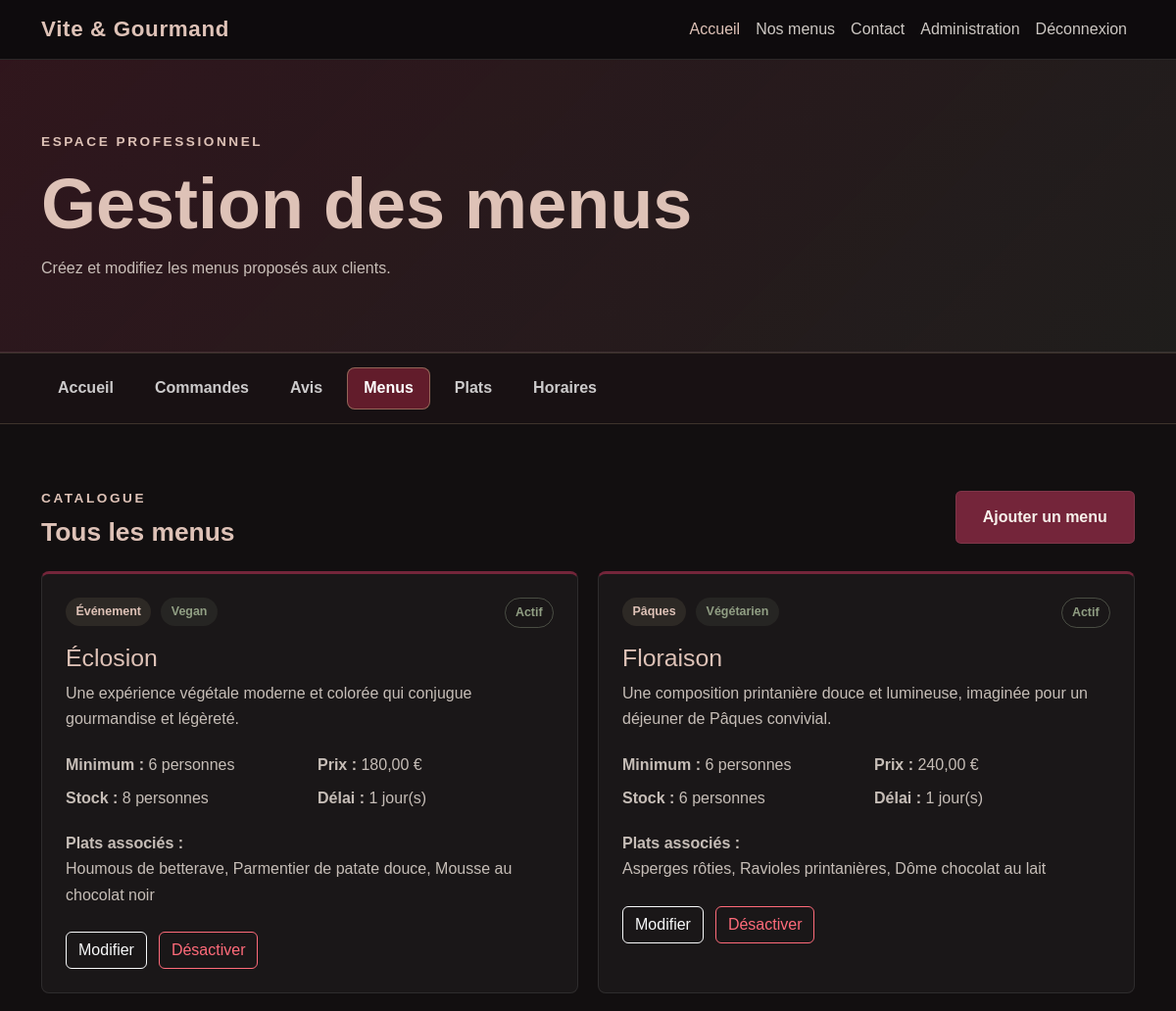
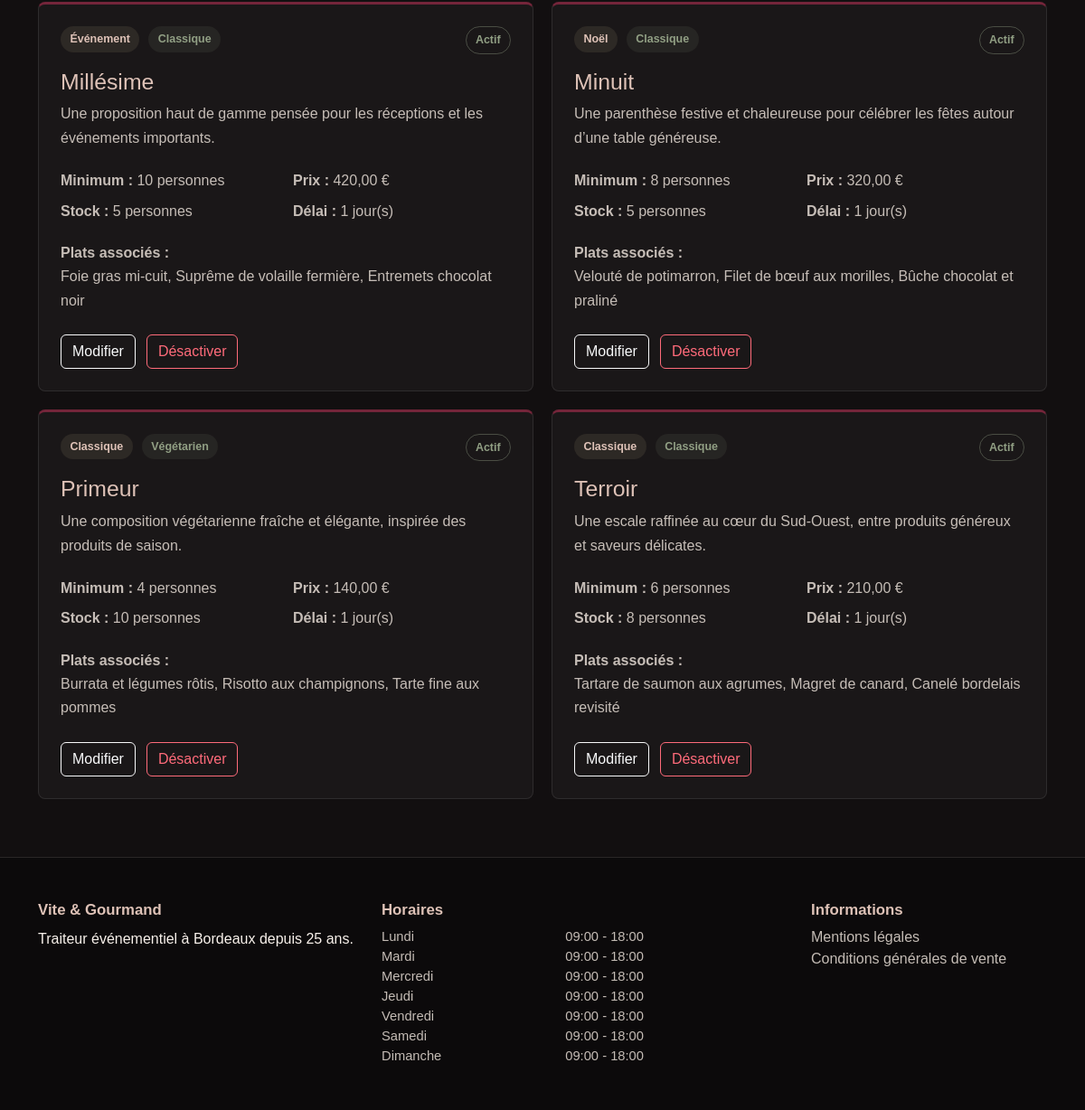
Page /employee/menus (signed in) on the earlier database version (2 pictures, top to bottom).
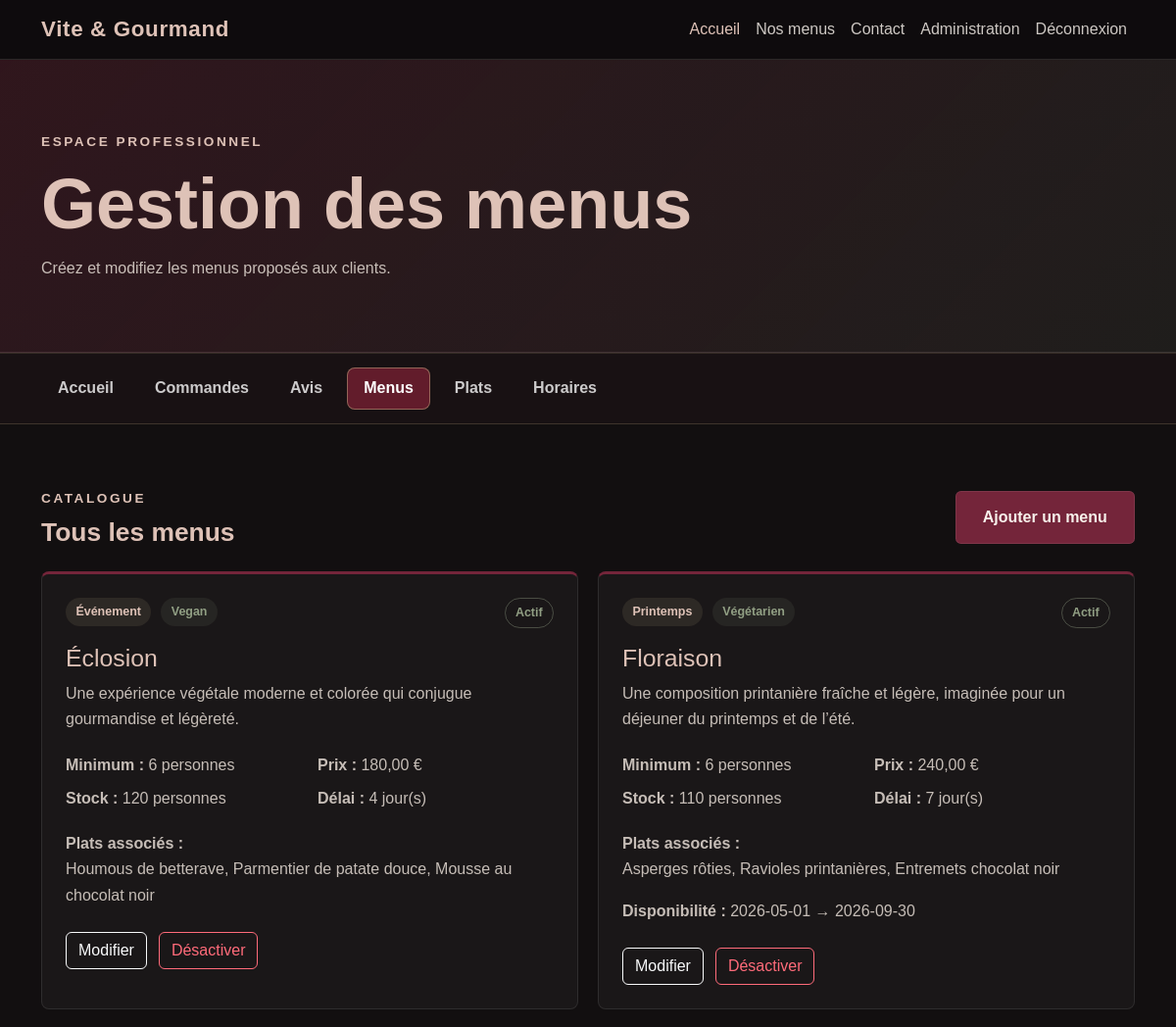
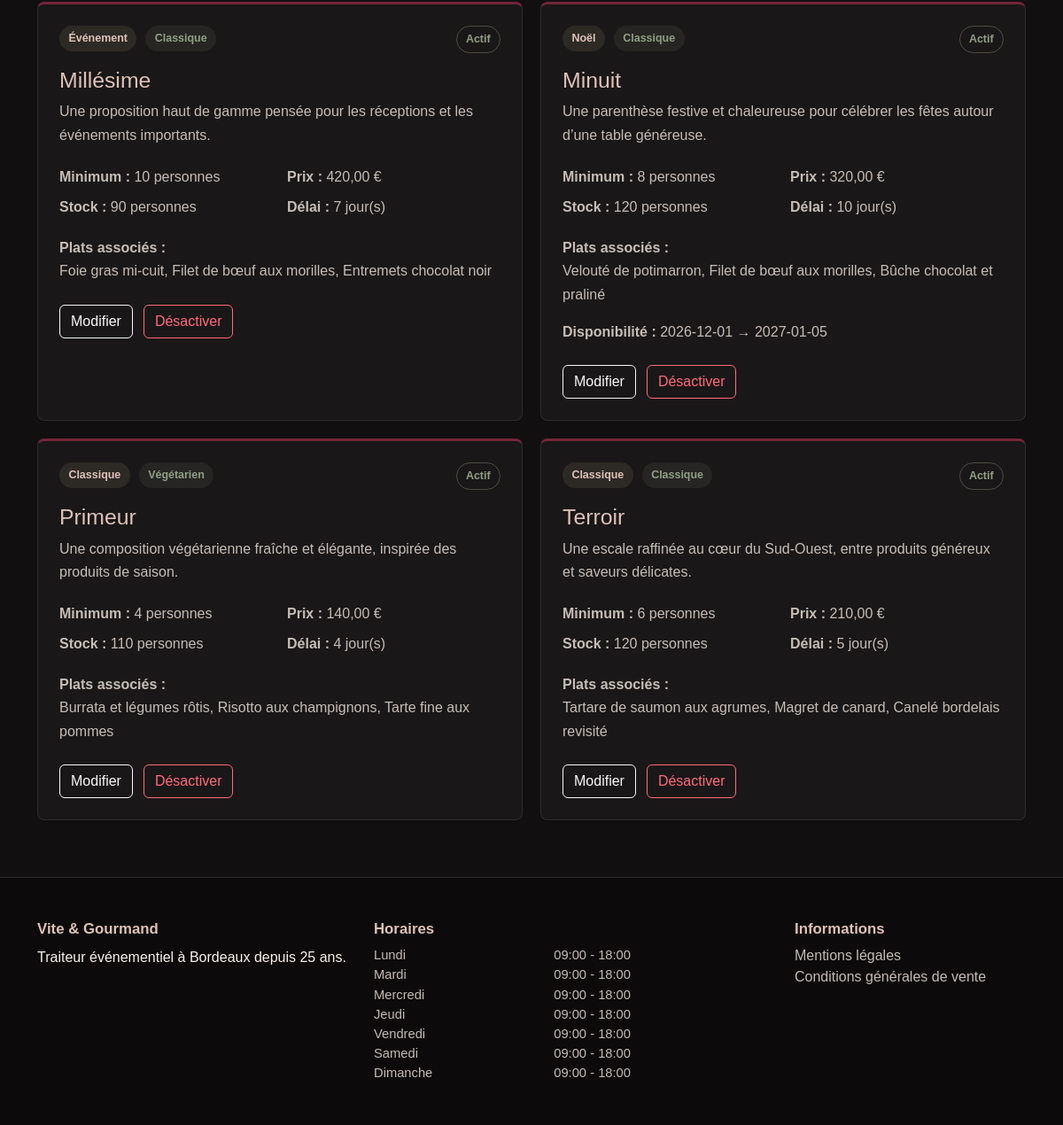
Same page on the later database version (2 pictures, top to bottom).
### tables this page shows
CREATE TABLE menus (
    id INT AUTO_INCREMENT PRIMARY KEY,
    theme_id INT NOT NULL,
    dietary_type_id INT NOT NULL,
    title VARCHAR(150) NOT NULL,
    description TEXT NOT NULL,
    conditions TEXT NOT NULL,
    minimum_order_days INT NOT NULL DEFAULT 1,
    available_from DATE NULL,
    available_until DATE NULL,
    minimum_people INT NOT NULL,
    base_price DECIMAL(10, 2) NOT NULL,
    stock_quantity INT NOT NULL DEFAULT 0,
    is_active BOOLEAN NOT NULL DEFAULT TRUE,
    created_at TIMESTAMP NOT NULL DEFAULT CURRENT_TIMESTAMP,
    updated_at TIMESTAMP NOT NULL DEFAULT CURRENT_TIMESTAMP
        ON UPDATE CURRENT_TIMESTAMP,

    CONSTRAINT fk_menus_theme
        FOREIGN KEY (theme_id)
        REFERENCES themes(id)
        ON DELETE RESTRICT,

    CONSTRAINT fk_menus_dietary_type
        FOREIGN KEY (dietary_type_id)
        REFERENCES dietary_types(id)
        ON DELETE RESTRICT
);

CREATE TABLE themes (
    id INT AUTO_INCREMENT PRIMARY KEY,
    name VARCHAR(100) NOT NULL UNIQUE
);

CREATE TABLE dietary_types (
    id INT AUTO_INCREMENT PRIMARY KEY,
    name VARCHAR(100) NOT NULL UNIQUE
);

### app/Views/layouts/main.php (called while the page is built)
<?php
require BASE_PATH
    . '/app/Views/layouts/header.php';
require $view;
require BASE_PATH
    . '/app/Views/layouts/footer.php';

### app/Controllers/EmployeeController.php (called while the page is built, shortened)
<?php
class EmployeeController
{
    public function menus(): void
    {
        $menus = Menu::getAllForEmployee();
        $view =
            BASE_PATH . '/app/Views/employee/menus.php';
        require BASE_PATH . '/app/Views/layouts/main.php';
    }
}

### app/Services/Router.php (called while the page is built, shortened)
<?php
class Router
{
    private array $routes = [];
    public function get(string $path, array $action): void
    {
        $this->routes['GET'][$path] = $action;
    }
    public function post(string $path, array $action): void
    {
        $this->routes['POST'][$path] = $action;
    }
    public function dispatch(string $uri): void
    {
        $method = $_SERVER['REQUEST_METHOD'];
        $path = parse_url($uri, PHP_URL_PATH) ?? '/';
        $path = '/' . trim($path, '/');
        [$controllerClass, $methodName] = $this->routes[$method][$path];
        $controller = new $controllerClass();
        $controller->$methodName();
    }
}

### public/index.php (called while the page is built, shortened)
<?php
$router = new Router();
$router->dispatch(
    $_SERVER['REQUEST_URI']
);

### app/Models/Menu.php (called while the page is built, shortened)
<?php
class Menu
{
    public static function getAllForEmployee(): array
    {
        $pdo = Database::getConnection();
        $sql = '
            SELECT
                menus.id,
                menus.title,
                menus.description,
                menus.minimum_order_days,
                menus.available_from,
                menus.available_until,
                menus.minimum_people,
                menus.base_price,
                menus.stock_quantity,
                menus.is_active,
                themes.name AS theme_name,
                dietary_types.name AS dietary_type_name,
                COUNT(DISTINCT menu_dish.dish_id) AS dish_count,
                GROUP_CONCAT(
                    DISTINCT dishes.name
                    ORDER BY
                        FIELD(
                            dishes.dish_type,
                            "starter",
                            "main_course",
                            "dessert"
                        ),
                        dishes.name
                    SEPARATOR ", "
                ) AS dish_names
            FROM menus
            INNER JOIN themes
                ON themes.id = menus.theme_id
            INNER JOIN dietary_types
                ON dietary_types.id = menus.dietary_type_id
            LEFT JOIN menu_dish
                ON menu_dish.menu_id = menus.id
            LEFT JOIN dishes
                ON dishes.id = menu_dish.dish_id
            GROUP BY
                menus.id,
                menus.title,
                menus.description,
                menus.minimum_order_days,
                menus.available_from,
                menus.available_until,
                menus.minimum_people,
                menus.base_price,
                menus.stock_quantity,
                menus.is_active,
                themes.name,
                dietary_types.name
            ORDER BY
                menus.is_active DESC,
                menus.title
        ';
        $statement = $pdo->query($sql);
        return $statement->fetchAll(PDO::FETCH_ASSOC);
    }
}

### app/Views/employee/menus.php (the view, shortened to what the changed rows need)
<section class="employee-dashboard-hero py-5">
    <div class="container py-4">
        <h1 class="employee-dashboard-title">
            Gestion des menus
        </h1>
    </div>
</section>
<section class="employee-dashboard-section py-5">
    <div class="container py-3">
        <div class="employee-menus-heading">
            <div>
                <h2 class="employee-dashboard-card-title mb-0">
                    Tous les menus
                </h2>
            </div>
        </div>
        <?php if (!empty($menus)): ?>
            <div class="employee-menus-grid">
                <?php foreach ($menus as $menu): ?>
                    <?php
                    $isActive =
                        (bool) $menu['is_active'];
                    ?>
                    <article
                        class="employee-menu-card<?php
                                                    echo $isActive
                                                        ? ''
                                                        : ' inactive';
                                                    ?>">
                        <div class="employee-menu-card-top">
                            <div>
                                <span class="employee-menu-theme">
                                    <?php
                                    echo htmlspecialchars(
                                        $menu['theme_name']
                                    );
                                    ?>
                                </span>
                                <span class="employee-menu-diet">
                                    <?php
                                    echo htmlspecialchars(
                                        $menu['dietary_type_name']
                                    );
                                    ?>
                                </span>
                            </div>
                            <span
                                class="employee-menu-status<?php
                                                            echo $isActive
                                                                ? ''
                                                                : ' inactive';
                                                            ?>">
                                <?php
                                echo $isActive
                                    ? 'Actif'
                                    : 'Inactif';
                                ?>
                            </span>
                        </div>
                        <h3 class="employee-menu-title">
                            <?php
                            echo htmlspecialchars(
                                $menu['title']
                            );
                            ?>
                        </h3>
                        <p class="employee-menu-description">
                            <?php
                            echo htmlspecialchars(
                                $menu['description']
                            );
                            ?>
                        </p>
                        <div class="employee-menu-information">
                            <p>
                                <strong>
                                    Minimum :
                                </strong>
                                <?php
                                echo (int)
                                $menu['minimum_people'];
                                ?>
                                personnes
                            </p>
                            <p>
                                <strong>
                                    Prix :
                                </strong>
                                <?php
                                echo number_format(
                                    (float) $menu['base_price'],
                                    2,
                                    ',',
                                    ' '
                                );
                                ?>
                                €
                            </p>
                            <p>
                                <strong>
                                    Stock :
                                </strong>
                                <?php
                                echo (int)
                                $menu['stock_quantity'];
                                ?>
                                personnes
                            </p>
                            <p>
                                <strong>
                                    Délai :
                                </strong>
                                <?php
                                echo (int)
                                $menu['minimum_order_days'];
                                ?>
                                jour(s)
                            </p>
                        </div>
                        <p class="employee-menu-dishes">
                            <strong>
                                Plats associés :
                            </strong>
                            <br>
                            <?php
                            echo htmlspecialchars(
                                $menu['dish_names']
                                    ?: 'Aucun plat associé'
                            );
                            ?>
                        </p>
                        <?php if (
                            !empty($menu['available_from'])
                            || !empty($menu['available_until'])
                        ): ?>
                            <p class="employee-menu-availability">
                                <strong>
                                    Disponibilité :
                                </strong>
                                <?php
                                echo htmlspecialchars(
                                    $menu['available_from']
                                        ?: 'sans date de début'
                                );
                                ?>
                                →
                                <?php
                                echo htmlspecialchars(
                                    $menu['available_until']
                                        ?: 'sans date de fin'
                                );
                                ?>
                            </p>
                        <?php endif; ?>
                        <div class="employee-menu-actions">
                            <a
                                href="<?php
                                        echo BASE_URL
                                            . '/employee/menu/form?id='
                                            . (int) $menu['id'];
                                        ?>"
                                class="btn btn-outline-light">
                                Modifier
                            </a>
                            <form
                                action="<?php
                                        echo BASE_URL;
                                        ?>/employee/menu/toggle"
                                method="post">
                                <button
                                    type="submit"
                                    class="btn <?php
                                                echo $isActive
                                                    ? 'btn-outline-danger'
                                                    : 'btn-outline-success';
                                                ?>">
                                    <?php
                                    echo $isActive
                                        ? 'Désactiver'
                                        : 'Réactiver';
                                    ?>
                                </button>
                            </form>
                        </div>
                    </article>
                <?php endforeach; ?>
            </div>
        <?php endif; ?>
    </div>
</section>

Differences in the rows shown:
changed menus "Éclosion": stock_quantity "8" → "120"; minimum_order_days "1" → "4"
changed menus "Floraison": theme.name "Pâques" → "Printemps"; description "Une composition printanière douce et lumineuse, imaginée pour un déjeuner de Pâques convivial." → "Une composition printanière fraîche et légère, imaginée pour un déjeuner du printemps et de l’été."; stock_quantity "6" → "110"; minimum_order_days "1" → "7"; dish_names "Asperges rôties, Ravioles printanières, Dôme chocolat au lait" → "Asperges rôties, Ravioles printanières, Entremets chocolat noir"; available_from (not shown) → "2026-05-01"; available_until (not shown) → "2026-09-30"
changed menus "Millésime": stock_quantity "5" → "90"; minimum_order_days "1" → "7"; dish_names "Foie gras mi-cuit, Suprême de volaille fermière, Entremets chocolat noir" → "Foie gras mi-cuit, Filet de bœuf aux morilles, Entremets chocolat noir"
changed menus "Minuit": stock_quantity "5" → "120"; minimum_order_days "1" → "10"; available_from (not shown) → "2026-12-01"; available_until (not shown) → "2027-01-05"
changed menus "Primeur": stock_quantity "10" → "110"; minimum_order_days "1" → "4"
changed menus "Terroir": stock_quantity "8" → "120"; minimum_order_days "1" → "5"
